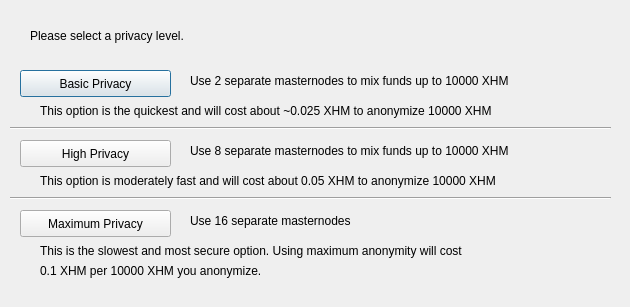
<?xml version="1.0" encoding="UTF-8"?>
<ui version="4.0">
 <class>ObfuscationConfig</class>
 <widget class="QDialog" name="ObfuscationConfig">
  <property name="geometry">
   <rect>
    <x>0</x>
    <y>0</y>
    <width>630</width>
    <height>307</height>
   </rect>
  </property>
  <property name="windowTitle">
   <string>Configure Obfuscation</string>
  </property>
  <widget class="QPushButton" name="buttonBasic">
   <property name="geometry">
    <rect>
     <x>20</x>
     <y>70</y>
     <width>151</width>
     <height>27</height>
    </rect>
   </property>
   <property name="text">
    <string>Basic Privacy</string>
   </property>
  </widget>
  <widget class="QPushButton" name="buttonHigh">
   <property name="geometry">
    <rect>
     <x>20</x>
     <y>140</y>
     <width>151</width>
     <height>27</height>
    </rect>
   </property>
   <property name="text">
    <string>High Privacy</string>
   </property>
  </widget>
  <widget class="QPushButton" name="buttonMax">
   <property name="geometry">
    <rect>
     <x>20</x>
     <y>210</y>
     <width>151</width>
     <height>27</height>
    </rect>
   </property>
   <property name="text">
    <string>Maximum Privacy</string>
   </property>
  </widget>
  <widget class="QLabel" name="label">
   <property name="geometry">
    <rect>
     <x>30</x>
     <y>20</y>
     <width>571</width>
     <height>31</height>
    </rect>
   </property>
   <property name="text">
    <string>Please select a privacy level.</string>
   </property>
  </widget>
  <widget class="QLabel" name="label_2">
   <property name="geometry">
    <rect>
     <x>190</x>
     <y>70</y>
     <width>421</width>
     <height>21</height>
    </rect>
   </property>
   <property name="text">
    <string>Use 2 separate masternodes to mix funds up to 10000 XHM</string>
   </property>
  </widget>
  <widget class="QLabel" name="label_3">
   <property name="geometry">
    <rect>
     <x>190</x>
     <y>140</y>
     <width>411</width>
     <height>21</height>
    </rect>
   </property>
   <property name="text">
    <string>Use 8 separate masternodes to mix funds up to 10000 XHM</string>
   </property>
  </widget>
  <widget class="QLabel" name="label_4">
   <property name="geometry">
    <rect>
     <x>190</x>
     <y>210</y>
     <width>421</width>
     <height>21</height>
    </rect>
   </property>
   <property name="text">
    <string>Use 16 separate masternodes</string>
   </property>
  </widget>
  <widget class="QLabel" name="label_6">
   <property name="geometry">
    <rect>
     <x>40</x>
     <y>100</y>
     <width>561</width>
     <height>21</height>
    </rect>
   </property>
   <property name="text">
    <string>This option is the quickest and will cost about ~0.025 XHM to anonymize 10000 XHM</string>
   </property>
  </widget>
  <widget class="QLabel" name="label_7">
   <property name="geometry">
    <rect>
     <x>40</x>
     <y>170</y>
     <width>561</width>
     <height>21</height>
    </rect>
   </property>
   <property name="text">
    <string>This option is moderately fast and will cost about 0.05 XHM to anonymize 10000 XHM</string>
   </property>
  </widget>
  <widget class="QLabel" name="label_8">
   <property name="geometry">
    <rect>
     <x>40</x>
     <y>240</y>
     <width>561</width>
     <height>21</height>
    </rect>
   </property>
   <property name="text">
    <string>This is the slowest and most secure option. Using maximum anonymity will cost</string>
   </property>
  </widget>
  <widget class="QLabel" name="label_9">
   <property name="geometry">
    <rect>
     <x>40</x>
     <y>260</y>
     <width>561</width>
     <height>21</height>
    </rect>
   </property>
   <property name="text">
    <string>0.1 XHM per 10000 XHM you anonymize.</string>
   </property>
  </widget>
  <widget class="Line" name="line">
   <property name="geometry">
    <rect>
     <x>10</x>
     <y>120</y>
     <width>601</width>
     <height>16</height>
    </rect>
   </property>
   <property name="orientation">
    <enum>Qt::Horizontal</enum>
   </property>
  </widget>
  <widget class="Line" name="line_2">
   <property name="geometry">
    <rect>
     <x>10</x>
     <y>190</y>
     <width>601</width>
     <height>16</height>
    </rect>
   </property>
   <property name="orientation">
    <enum>Qt::Horizontal</enum>
   </property>
  </widget>
 </widget>
 <resources/>
 <connections/>
</ui>
